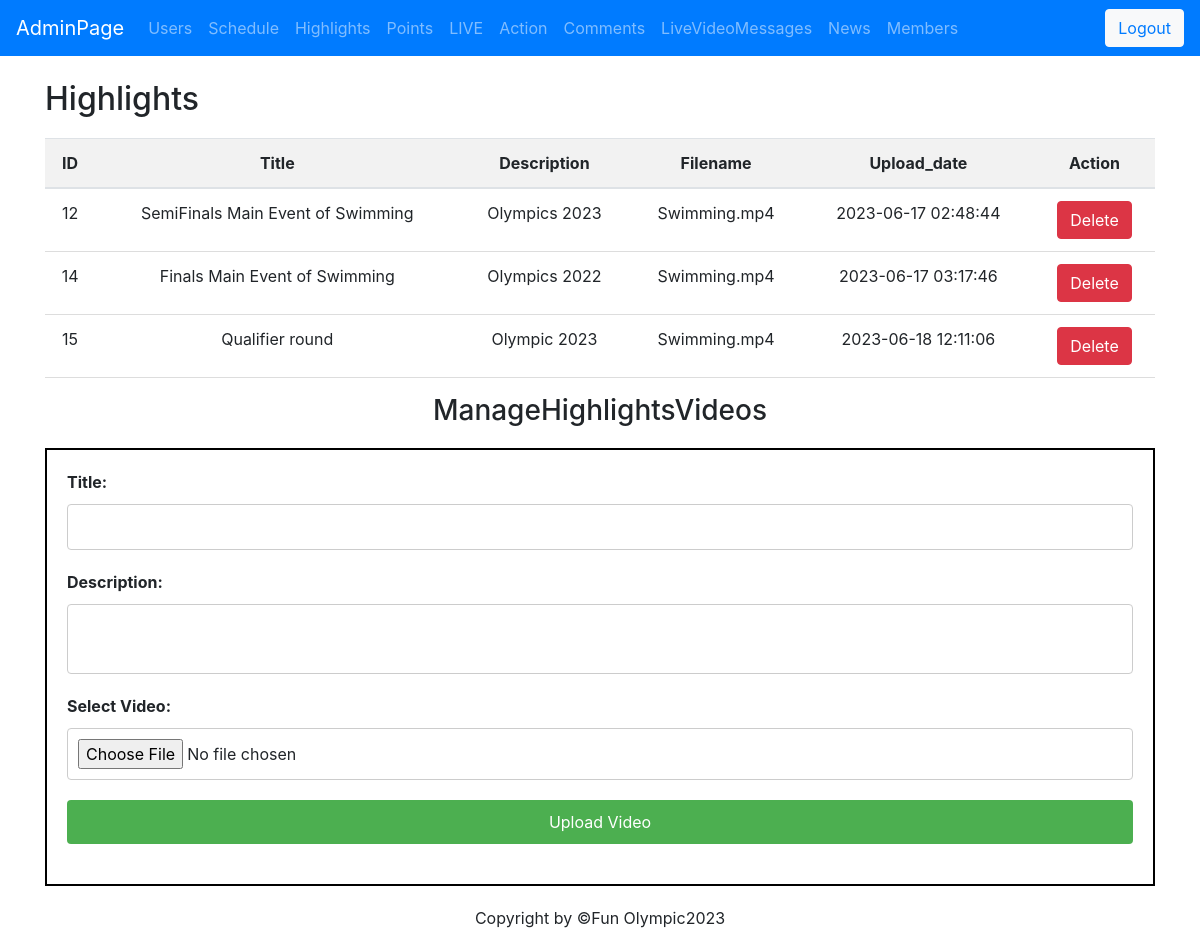
Page /admin.php?table=highlights on the committed database.
### tables this page shows
CREATE TABLE `highlights` (
  `ID` int(11) NOT NULL,
  `title` varchar(255) NOT NULL,
  `description` text NOT NULL,
  `filename` blob NOT NULL,
  `upload_date` timestamp NOT NULL DEFAULT current_timestamp()
);

### admin.php (the view, shortened to what this page needs)
<!DOCTYPE html>
<html>
<head>
    <link rel="stylesheet" href="https://stackpath.bootstrapcdn.com/bootstrap/4.5.2/css/bootstrap.min.css">
    <link rel="stylesheet"
        href="https://cdnjs.cloudflare.com/ajax/libs/bootstrap-datepicker/1.9.0/css/bootstrap-datepicker.min.css">
    <link rel="stylesheet"
        href="https://cdnjs.cloudflare.com/ajax/libs/bootstrap-timepicker/0.5.2/css/bootstrap-timepicker.min.css">
</head>
<body>
    <nav class="navbar navbar-expand-lg navbar-dark bg-primary">
        <a class="navbar-brand" href="admin.php">AdminPage</a>
        <div class="collapse navbar-collapse" id="navbarNav">
            <ul class="navbar-nav">
                <li class="nav-item">
                    <a class="nav-link" href="?table=register">Users</a>
                </li>
                <li class="nav-item">
                    <a class="nav-link" href="?table=schedule">Schedule</a>
                </li>
                <li class="nav-item">
                    <a class="nav-link" href="?table=highlights">Highlights</a>
                </li>
                <li class="nav-item">
                    <a class="nav-link" href="?table=points">Points</a>
                </li>
                <li class="nav-item">
                    <a class="nav-link" href="?table=lives">LIVE</a>
                </li>
                <li class="nav-item">
                    <a class="nav-link" href="?table=actions">Action</a>
                </li>
                <li class="nav-item">
                    <a class="nav-link" href="?table=video_comments">Comments</a>
                </li>
                <li class="nav-item">
                    <a class="nav-link" href="?table=chat_messages">LiveVideoMessages</a>
                </li>
                <li class="nav-item">
                    <a class="nav-link" href="?table=images">News</a>
                </li>
                <li class="nav-item">
                    <a class="nav-link" href="?table=users">Members</a>
                </li>
            </ul>
        </div>
        <button type="button" class="btn btn-light logout-button" style="float:right;" aria-controls="navbarNav"
    aria-expanded="false" aria-label="Toggle navigation"><a href="admin-logout.php">Logout</a></button>
    </nav>
    <?php
    $servername = "localhost";
    $username = "root";
    $password = "";
    $dbname = "userform";
    $conn = new mysqli($servername, $username, $password, $dbname);
    if (isset($_GET['table'])) {
        $table = $_GET['table'];
        $sql = "SELECT * FROM $table";
        $result = $conn->query($sql);
        $sql_columns = "SHOW COLUMNS FROM $table";
        $result_columns = $conn->query($sql_columns);
        $columns = [];
        while ($row = $result_columns->fetch_assoc()) {
            $columns[] = $row['Field'];
        }
        ?>
        <div class="container mt-4">
            <h2>
                <?php echo ucfirst($table); ?>
            </h2>
            <table class="table">
                <thead>
                    <tr>
                        <?php foreach ($columns as $column) { ?>
                            <th>
                                <?php echo ucfirst($column); ?>
                            </th>
                        <?php } ?>
                        <th>Action</th>
                    </tr>
                </thead>
                <tbody>
                    <?php
                    if ($result->num_rows > 0) {
                        while ($row = $result->fetch_assoc()) {
                            echo "<tr>";
                            foreach ($columns as $column) {
                                echo "<td>" . $row[$column] . "</td>";
                            }
                            echo "<td>";
                            echo "<form method='post'>";
                            echo "<button type='submit' class='btn btn-danger' name='delete' value='" . $row['ID'] . "'>Delete</button>";
                            echo "</form>";
                            echo "</td>";
                            echo "</tr>";
                        }
                    } else {
                        echo "<tr><td colspan='" . (count($columns) + 1) . "'>No records found</td></tr>";
                    }
                    ?>
                </tbody>
            </table>
            <?php if ($table === 'highlights') { ?>
                <h3>ManageHighlightsVideos</h3>
                <form class="form" method="post" enctype="multipart/form-data">
                    <label for="title">Title:</label>
                    <input type="text" name="title" id="title" required>
                    <label for="description">Description:</label>
                    <textarea name="description" id="description" required></textarea>
                    <label for="video">Select Video:</label>
                    <input type="file" name="video" id="video" required>
                    <input type="submit" name="submit1" value="Upload Video">
                </form>
            <?php } ?>
        </div>
    <?php } ?>
    <footer style="margin-bottom:2px; text-align:center;">
        <p>
            Copyright by &copy;Fun Olympic2023
        </p>
        </footer>
</body>
</html>

### admin.php (style rules this page uses)
table { width: 100%; border-collapse: collapse; }
th, td { padding: 8px; text-align: left; border-bottom: 1px solid #ddd; }
h3 { text-align: center; margin-top: 20px; }
.form { display: flex; flex-direction: column; margin: 20px auto; padding: 20px; border: 2px solid black; }
.form label { margin-bottom: 10px; font-weight: bold; }
.form input, .form textarea { padding: 10px; margin-bottom: 20px; border: 1px solid #ccc; border-radius: 4px; resize: none; }
.form input[type="submit"] { background-color: #4caf50; color: white; border: none; cursor: pointer; }
table { width: 100%; border-collapse: collapse; margin-top: 20px; }
table th, table td { padding: 8px; text-align: center; border-bottom: 1px solid #ddd; }
table th { background-color: #f2f2f2; }

### rows in the picture
highlights: ID "12", title "SemiFinals Main Event of Swimming", description "Olympics 2023", filename "Swimming.mp4", upload_date "2023-06-17 02:48:44"
highlights: ID "14", title "Finals Main Event of Swimming", description "Olympics 2022", filename "Swimming.mp4", upload_date "2023-06-17 03:17:46"
highlights: ID "15", title "Qualifier round", description "Olympic 2023", filename "Swimming.mp4", upload_date "2023-06-18 12:11:06"

### other values in the picture
$table "Highlights"
$column "ID"
$column "Title"
$column "Description"
$column "Filename"
$column "Upload_date"
